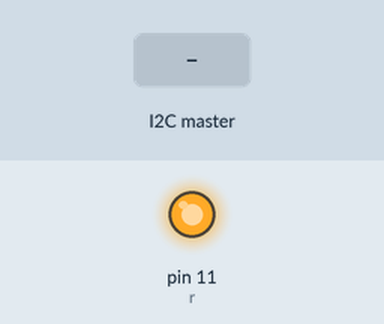
Bench run of a sketch on a simulated Arduino Uno, built with avr-gcc and run on an emulated ATmega328P. Shown: output pins drawn as LEDs (lit = HIGH). The test bench sets the inputs (shaded band). What the sketch prints to the serial monitor is not drawn.

Above: at 1.2 s.
1.3 s: the I2C master sends the byte 1
2.8 s: the I2C master sends the byte 0
4.3 s: the I2C master sends the byte 90
Timing chart, 0 to 7.3 s (numbered marks = the images above; inputs shaded):
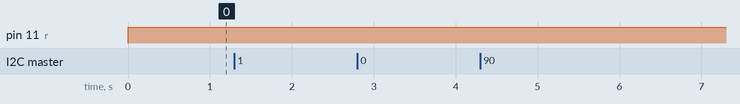

The sketch:

sketch_jan18d.ino
```cpp
#include <Wire.h> // Adding the library for the i2c

#define slave_address 9 // Declaring the address

int r = 11; // Declaring the LED pin
int x; // declaring the variable to store the values from the Master code

void setup() {
Wire.begin(slave_address); // initializing the wire library and assigning it to the address
Serial.begin(9600);
pinMode(r, OUTPUT);
Wire.onReceive(receiveEvent); // receiving the values from the Master code
}

void loop() {
receiveEvent();
}

void receiveEvent(){
x = Wire.read(); // reading the values from the master code
analogWrite(r,x); // adjusting the brightness of the led from the values in the master code
Serial.println(x); // printing the values from the master code
delay(100);
}
```
